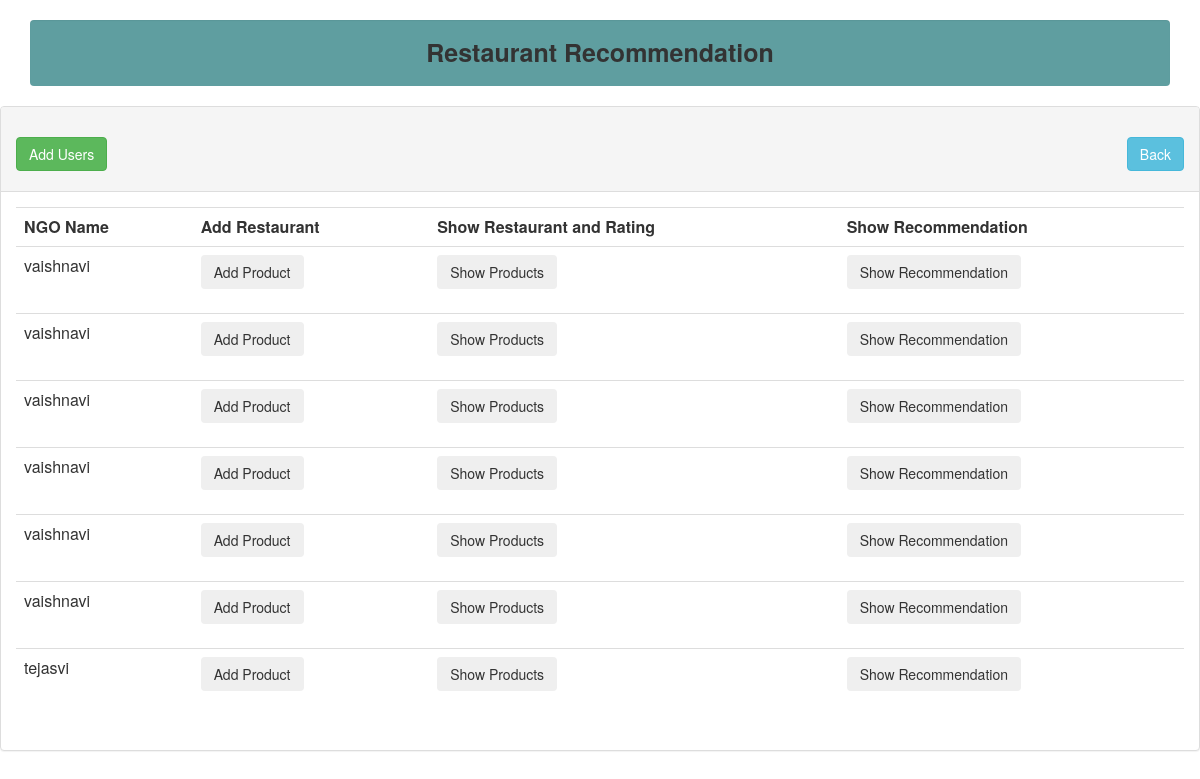
Screenshot of /PHP_Recommender-System-master/recomindex.php with the database file from the repository.
### tables this page shows
CREATE TABLE `users` (
  `username` varchar(200) NOT NULL
);

### PHP_Recommender-System-master/recomindex.php (the view, shortened to what this page needs)
<?php
include("header.php");
include("db.php");
?>
<div class="panel panel-default">
	<div class = "panel-heading">
		<h2>
			<a class = "btn btn-success" href = "adduser.php">Add Users</a>
			<a class = "btn btn-info pull-right" href = "recomindex.php">Back</a>
		</h2>
	</div>
	<div class="panel-body">
		<table class="table table-stripped">
			<th> NGO Name</th>
			<th> Add Restaurant</th>
			<th> Show Restaurant and Rating</th>
			<th> Show Recommendation</th>
			<?php $result=mysqli_query($con,"select * from users");
			while($row=mysqli_fetch_array($result))
			{
			?>
			<tr>
				<td><?php echo $row['username']; ?> </td>
				<td>
				<form action="addproduct.php">
				<input type="submit" name="addproduct" class="btn btn primary" value="Add Product">
				</form>
				</td>
				<td>
				<form action="showproduct.php">
				<input type="submit" name="showproduct" class="btn btn primary" value="Show Products">
				</form>
				</td>
				<td>
				<form action="recommendation.php">
				<input type="submit" name="recommendation" class="btn btn primary" value="Show Recommendation">
				</form>
				</td>
			</tr>
			<?php } ?>
		</table>
	</div>
</div>

### rows the page displays
users: username "vaishnavi"
users: username "vaishnavi"
users: username "vaishnavi"
users: username "vaishnavi"
users: username "vaishnavi"
users: username "vaishnavi"
users: username "tejasvi"
